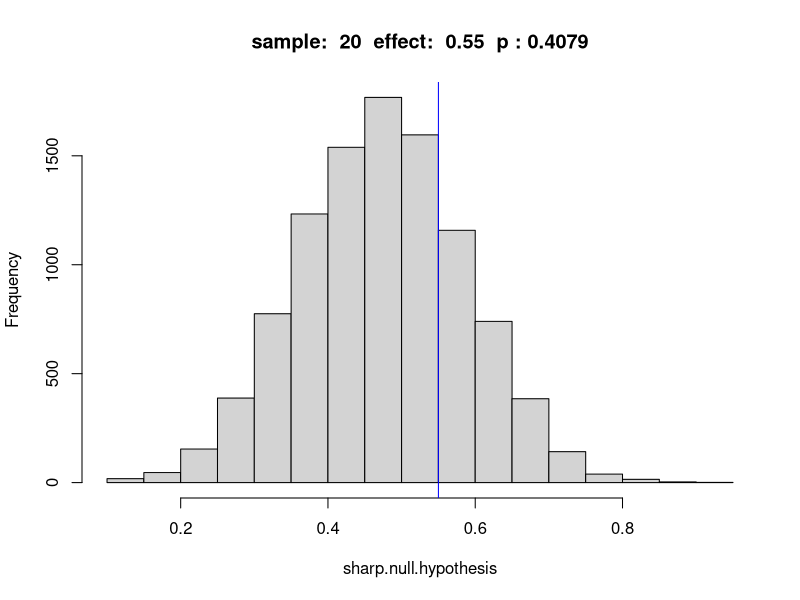
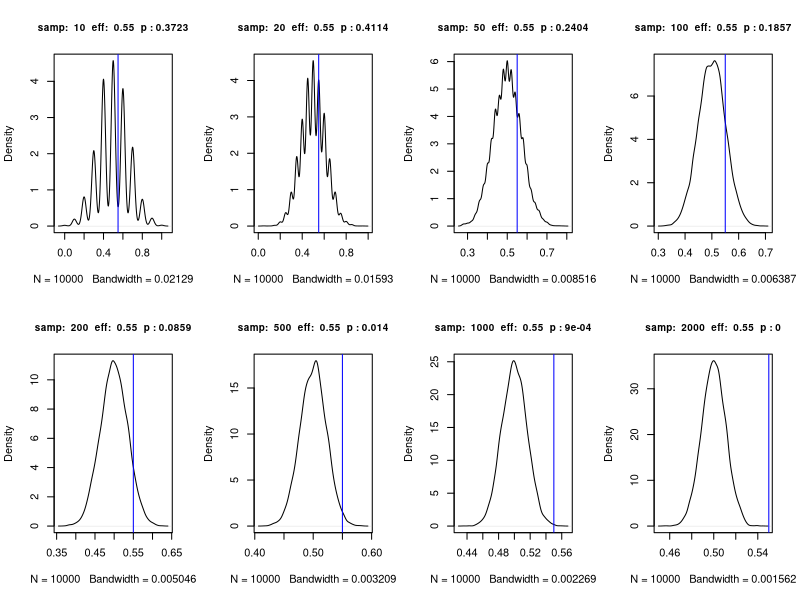
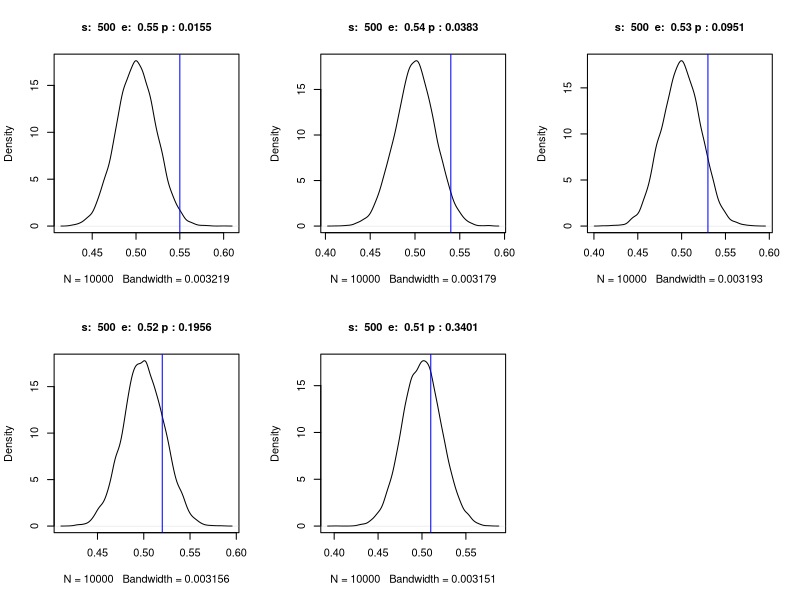

R code for these plots, in order: (Note: a time limit stopped this script after it produced the figures.)

####################################################
####### Theoritical Sample Size Calculator #########
####################################################

# Fix parameters for first run 
effect_size <- 0.05
effect_ate <- 0.5 + effect_size
pop <- 100000
sample_size <- 20

# Create a true_population of 50/50 split
true_population <- c(rep(0, pop * (1/2)), rep(1, pop * (1/2)))
true_ATE <- mean(true_population)
  
# Rely on simulated CLT to get the distribution of the ATE
sharp.null.hypothesis <- replicate(10000, mean(sample(true_population, sample_size)))
p_value = mean(effect_ate <= sharp.null.hypothesis)
par(mfrow=c(1,1))
hist(sharp.null.hypothesis, n = 20, main = paste('sample: ', sample_size, ' effect: ', effect_ate, ' p :', p_value))
abline(v = effect_ate, col = "blue")

# Simulate p-value for each sample size 
par(mfrow=c(2,4))
effect_size <- 0.05
effect_ate <- 0.5 + effect_size
sample_size <- c(10, 20, 50, 100, 200, 500, 1000, 2000)                                   
for (s in sample_size) {
  sharp.null.hypothesis <- replicate(10000, mean(sample(true_population, s)))
  p_value = mean(effect_ate <= sharp.null.hypothesis)
  plot(density(sharp.null.hypothesis),  main = paste('samp: ', s, ' eff: ', effect_ate, ' p :', p_value), cex.main= 0.9)
  abline(v = effect_ate, col = "blue")
  #hist(sharp.null.hypothesis, n = 20)
}

# Simulate p_value for each effect size
par(mfrow=c(2,3))
effect_ate <- c(0.55, 0.54, 0.53, 0.52, 0.51)
sample_size <- 500
for (e in effect_ate) {
  sharp.null.hypothesis <- replicate(10000, mean(sample(true_population, sample_size)))
  p_value = mean(e <= sharp.null.hypothesis)
  plot(density(sharp.null.hypothesis),  main = paste('s: ', sample_size, ' e: ', e, 'p :', p_value), cex.main= 1)
  abline(v = e, col = "blue")
  #hist(sharp.null.hypothesis, n = 20)
}

# Compiling a complete table
summary_table <- data.frame()
sample_size <- c(10, 20, 50, 100, 200, 500, 1000, 2000)
effect_ate <- c(0.55, 0.54, 0.53, 0.52, 0.51)
for (s in sample_size) {
  p_values <- c(s)
  for (e in effect_ate) {
    sharp.null.hypothesis <- replicate(10000, mean(sample(true_population, s)))
    p_value <- mean(e <= sharp.null.hypothesis)
    p_values <- c(p_values, p_value)
  }
  summary_table <- rbind(summary_table, p_values)
}

row.names(summary_table) <- summary_table[, 1]
summary_table <- summary_table[, -1]
colnames(summary_table) <- effect_ate
summary_table

####################################################
############### First results ATE ##################
####################################################

library(dplyr)
library(ggplot2)

# Create a summary table 
setwd('/Users/ozimmer/GoogleDrive/berkeley/w241/BeatuyAd_CausalExperiment')
d <- read.csv('BeautyAds_July 6, 2017_17.33.csv')

# Filter out irrelavant entries
d <- d[-c(1,2),]
d <- d[d$Status == 'IP Address',] #Remove survey preview 
d <- d[d$Welcome == 'I agree',] #Remove users who didn't agree to participate
d <- d[d$Finished == 'True',] #Remove users who didn't finisn the survey
d <- d[d$Group %in% c('Treatment', 'Control'),]

# Recoding of values
recode_values <- function(d, column){
  d[[column]] <- as.character(d[[column]])
  d[[column]] <- recode(d[[column]], 'Strongly disagree' = -2, 
                                       'Disagree' = -1, 'Agree' = 1, 'Strongly agree' = 2, 
                                       .missing = 0, .default = 0)
}

columns_to_analyse <- c('Personal_Views_Confident', 'Personal_Views_Beautiful', 
                       'Personal_Views_Beauty_Importance', 'Personal_Views_Relate_To_Model')
for (column in columns_to_analyse){
  d[[column]] <- recode_values(d, column)
}

# Correct column names misspellings
d <- rename(d, Coffee_validate_1 = Coffe_validate_1, 
            Fit_i_identify_1 = FIt_i_identify_1, 
            Work_i_identify_2 = work_i_identify_2)

# Combine and recode randomization 1 & 2 for the images
images <- c('Passion', 'Coffee', 'Couple', 'Work', 'Fit')
questions <- c('_i_identify_', '_i_prefer_', '_o_prefer_', '_validate_')
randomization <- c('1', '2')

for (image in images){
  for (question in questions){
    column1 <- paste(image, question, '1', sep = "")
    d[[column1]] <- ifelse(d[[column1]] == 'Ad 1', 2, ifelse(d[[column1]] == 'Ad 2', 1, 0))
    column2 <- paste(image, question, '2', sep = "")
    d[[column2]] <- ifelse(d[[column2]] == 'Ad 2', 2, ifelse(d[[column2]] == 'Ad 1', 1, 0))
    new_column <- paste(image, question, sep ="")
    d[[new_column]] <- d[[column1]] + d[[column2]] - 1
    d[[new_column]] <- ifelse(d[[new_column]] == -1, NA, d[[new_column]])
  }
}

######## Getting the ATE for TEXT questions #########

get_ATE <- function(d, column){
  return(mean(d[d$Group == 'Treatment',][[column]], na.rm = TRUE)- mean(d[d$Group == 'Control',][[column]], na.rm = TRUE))
}
for (column in columns_to_analyse){
  print(column)
  print(get_ATE(d, column))
}

# How likely is it to get this answer by chance only? TRUE population
column <- 'Personal_Views_Confident'
pop <- 100000
sample_size <- 30

true_population <- c(rep(-2, pop * (1/4)), rep(-1, pop * (1/4)), rep(1, pop * (1/4)), rep(2, pop * (1/4)))
mean(true_population)
# Rely on simulated CLT to get the distribution of the ATE
sharp.null.hypothesis <- replicate(10000, mean(sample(true_population, sample_size)))

par(mfrow=c(2,2))
for (column in columns_to_analyse){
  ATE <- get_ATE(d, column)
  p_value <- mean(ATE <= sharp.null.hypothesis)
  print(column)
  print(ATE)
  print(p_value)
  plot(density(sharp.null.hypothesis),  main = paste('Samp: ', sample_size, ' ATE: ', round(ATE, 3), 
                                                     'p-value :', round(p_value, 3)), cex.main= 0.8,
       xlab=column)
  abline(v = ATE, col = "blue")
}

par(mfrow=c(2,2))
sample_sizes <- c(10, 20, 30, 50, 100, 200, 500, 1000, 2000)
for (column in columns_to_analyse){
  p_values <- vector(mode="numeric", length=0)
  for (sample_size in sample_sizes){
    sharp.null.hypothesis <- replicate(10000, mean(sample(true_population, sample_size)))
    ATE <- get_ATE(d, column)
    p_value <- mean(ATE <= sharp.null.hypothesis)
    p_values <- c(p_values, p_value)
  }
  plot(sample_sizes, p_values, type ='l', main = 'Sample to reach significancy', cex.main= 0.8, xlab=column)
  abline(h = 0.05, col = "blue")
}


# How likely is it to get this answer by chance only? Using the current sample
#Re-shuffle the sample of 30, 10000 to get the distribution

control_treatment <- c(rep(1, length(d[[column]]) * (1/2)), rep(0, length(d[[column]]) * (1/2)))
sample_size <- length(d[[column]])

get_null_ATE_from_current_sample <- function(d, control_treatment, column){
  assignment <- sample(control_treatment, length(d[[column]]))
  dt <- data.frame(outcome = d[[column]], assignement = assignment)
  null.ATE <- mean(dt[assignment == 1, ]$outcome) - mean(dt[assignment == 0, ]$outcome)
  return(null.ATE)
}

par(mfrow=c(2,2))
for (column in columns_to_analyse){
  sharp.null.hypothesis <- replicate(10000, get_null_ATE_from_current_sample(d, control_treatment, column))
  ATE <- get_ATE(d, column)
  p_value <- mean(ATE <= sharp.null.hypothesis)
  plot(density(sharp.null.hypothesis),  main = paste('Samp: ', sample_size, ' ATE: ', round(ATE, 3), 
                                                     'p-value :', round(p_value, 3)), cex.main= 0.8,
       xlab=column)
  abline(v = ATE, col = "blue")
}


######## Getting the ATE for IMAGES questions #########

images <- c('Passion', 'Coffee', 'Couple', 'Work', 'Fit')
questions <- c('_i_identify_', '_i_prefer_', '_o_prefer_', '_validate_')

column <- 'Passion_i_identify_'
pop <- 100000
sample_size <- 400

true_population <- c(rep(0, pop * (1/2)), rep(1, pop * (1/2)))
mean(true_population)
# Rely on simulated CLT to get the distribution of the ATE
sharp.null.hypothesis <- replicate(10000, mean(sample(true_population, sample_size)) - mean(sample(true_population, sample_size)))

par(mfrow=c(1,1))
plot(density(sharp.null.hypothesis),  main = paste('Sample_size: ', sample_size), cex.main= 0.8)

for (image in images){
  for (question in questions){
    column <- paste(image, question, sep = "")
    ATE <- get_ATE(d, column)
    p_value <- mean(abs(ATE) <= sharp.null.hypothesis)
    print(column)
    print(paste('ATE:', ATE))
    print(paste('p-value: ', p_value, ifelse(p_value < 0.05, '***', ''), sep = ""))
    
    if (p_value < 0.05){
      abline(v = abs(ATE), col = "blue")
    } else {
      abline(v = abs(ATE), col = "red")
    }
    percentage_similar <- sum(d[[column]], na.rm = TRUE)/nrow(d[!is.na(d[[column]]),])
    print(paste('percentage_similar: ', round(percentage_similar,2)))
  }
  print('======================================')
}

#Doing the analysis for all images per user - instead of one by one

#With n=30 - none of the results are significant except for couple_o_prefer -> but this results can be 
# considered as a fishing expedition results... 

#Divergence of opinion


######## Running the formula for sample size ########
#https://www.isixsigma.com/tools-templates/sampling-data/how-determine-sample-size-determining-sample-size/
z = 1.96
E = 0.05 #For a 5% effect size 

for (image in images){
  for (question in questions){
    column <- paste(image, question, sep = "")
    s_d <- sd(d[[column]], na.rm = TRUE)
    n <- (z * s_d / E)**2 
    print(column)
    print(paste('sample_size :', round(n, 0)))
  }
}
